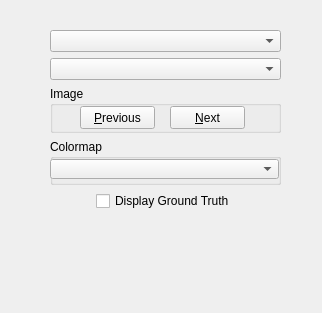
<?xml version="1.0" encoding="UTF-8"?>
<ui version="4.0">
 <class>Form</class>
 <widget class="QWidget" name="Form">
  <property name="geometry">
   <rect>
    <x>0</x>
    <y>0</y>
    <width>322</width>
    <height>313</height>
   </rect>
  </property>
  <property name="windowTitle">
   <string>gdx_browse</string>
  </property>
  <widget class="QWidget" name="verticalLayoutWidget">
   <property name="geometry">
    <rect>
     <x>50</x>
     <y>30</y>
     <width>231</width>
     <height>221</height>
    </rect>
   </property>
   <layout class="QVBoxLayout" name="verticalLayout">
    <item>
     <widget class="QComboBox" name="combobox_1"/>
    </item>
    <item>
     <widget class="QComboBox" name="combobox_2"/>
    </item>
    <item>
     <widget class="QGroupBox" name="groupBox">
      <property name="title">
       <string>Image</string>
      </property>
      <widget class="QPushButton" name="push_button_1">
       <property name="geometry">
        <rect>
         <x>30</x>
         <y>20</y>
         <width>75</width>
         <height>23</height>
        </rect>
       </property>
       <property name="text">
        <string>&amp;Previous</string>
       </property>
      </widget>
      <widget class="QPushButton" name="push_button_2">
       <property name="geometry">
        <rect>
         <x>120</x>
         <y>20</y>
         <width>75</width>
         <height>23</height>
        </rect>
       </property>
       <property name="text">
        <string>&amp;Next</string>
       </property>
      </widget>
     </widget>
    </item>
    <item>
     <widget class="QGroupBox" name="groupBox_2">
      <property name="title">
       <string>Colormap</string>
      </property>
      <widget class="QComboBox" name="combobox_3">
       <property name="geometry">
        <rect>
         <x>0</x>
         <y>20</y>
         <width>229</width>
         <height>20</height>
        </rect>
       </property>
       <property name="layoutDirection">
        <enum>Qt::LeftToRight</enum>
       </property>
       <property name="sizeAdjustPolicy">
        <enum>QComboBox::AdjustToMinimumContentsLength</enum>
       </property>
      </widget>
     </widget>
    </item>
    <item alignment="Qt::AlignHCenter">
     <widget class="QCheckBox" name="check_box_1">
      <property name="text">
       <string>Display Ground Truth</string>
      </property>
     </widget>
    </item>
    <item>
     <spacer name="verticalSpacer">
      <property name="orientation">
       <enum>Qt::Vertical</enum>
      </property>
      <property name="sizeType">
       <enum>QSizePolicy::Preferred</enum>
      </property>
      <property name="sizeHint" stdset="0">
       <size>
        <width>20</width>
        <height>40</height>
       </size>
      </property>
     </spacer>
    </item>
   </layout>
  </widget>
 </widget>
 <resources/>
 <connections/>
</ui>
